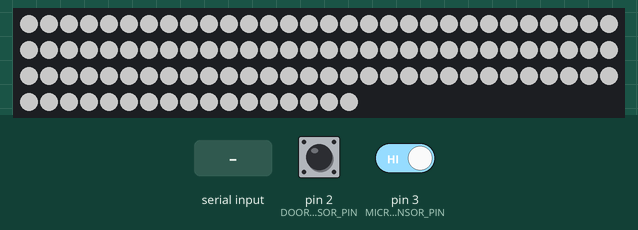
Simulated run of this sketch. Board: Arduino Uno, built with avr-gcc and run on an emulated ATmega328P. Parts: 107 RGB LEDs in strip order, left to right, continuing on the next row. The test bench sets the inputs (shaded band); at power-on: pin 2 (DOOR_SENSOR_PIN) LOW, pin 3 (MICRO_SENSOR_PIN) HIGH. Dim RGB values are drawn brighter than linear; what the sketch prints to the serial monitor is not drawn.

Above: at 1.2 s.
1.3 s: "beat\n" received over Serial
3.1 s: pin 2 (DOOR_SENSOR_PIN) pulsed HIGH 2 times (0.12 s each, 0.3 s apart)
5.2 s: pin 2 (DOOR_SENSOR_PIN) driven HIGH and pin 3 (MICRO_SENSOR_PIN) driven LOW
8.2 s: pin 3 (MICRO_SENSOR_PIN) driven HIGH
Timing chart, 0 to 10.7 s (numbered marks = the images above; inputs shaded):
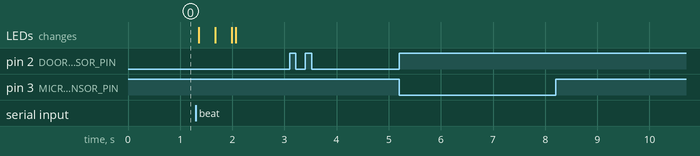

Measured:
- after the input at 3.1 s, every drawn part: stays the same
- after the input at 5.2 s, every drawn part: stays the same
- after the input at 8.2 s, every drawn part: stays the same

The sketch:

booth-arduino-led.ino
```cpp
#include "FastLED.h"
#include "lib8tion.h"

#define NUM_LEDS 107
CRGBArray<NUM_LEDS> leds;

// inputs
#define DOOR_SENSOR_PIN 2
#define MICRO_SENSOR_PIN 3
#define IR_SENSOR_PIN 4
#define PROX_SENSOR_PIN 5

// outputs
#define LED_PIN 8
#define PRIVACYFILM_PIN 6
#define OCCUPIED_PIN 7


char dataString[50] = {0};
uint16_t oldtime = millis();
uint16_t ntime = 0;

volatile bool triggerDoor = false;
volatile bool triggerMicro = false;
volatile bool triggerIR = false;
volatile bool triggerProximity = false;
bool triggerPulse = false;

int doorCounter = 0;
int microCounter = 0;
int irCounter = 0;
int proximityCounter = 0;
int state = 0;
int loopCounter = 0;

bool door = false;
bool micro = false;
bool ir = false;
bool proximity = false;


#define LED_IDLE_LEVEL 150


#define STATE_1_TIME 5
#define STATE_2_TIME 10
#define STATE_3_TIME 5
#define STATE_4_TIME 10

// state machine for heart beat pulse
// 0 = idle
// 1 = first beat
// 2 = fade...
// 3 = second beat
// 4 = fade...

void setup()
{
  Serial.begin(115200);              //Starting serial communication

// booth is likely GRB order
  FastLED.addLeds<WS2813, LED_PIN, GRB>(leds, NUM_LEDS).setCorrection( TypicalLEDStrip );
  FastLED.setBrightness(255);

  fill_solid(leds,leds.size(), CRGB(100,100,100)); // on by default -- default brightness is 100; pulse up to 200 for beat
  FastLED.show();

  pinMode(DOOR_SENSOR_PIN, INPUT);
  pinMode(MICRO_SENSOR_PIN, INPUT);
  pinMode(IR_SENSOR_PIN, INPUT);
  pinMode(PROX_SENSOR_PIN, INPUT);

  attachInterrupt(digitalPinToInterrupt(DOOR_SENSOR_PIN), triggerDoorSensor, FALLING);
  attachInterrupt(digitalPinToInterrupt(MICRO_SENSOR_PIN), triggerMicroSensor, RISING);
  attachInterrupt(digitalPinToInterrupt(IR_SENSOR_PIN), triggerIrSensor, FALLING);
  attachInterrupt(digitalPinToInterrupt(PROX_SENSOR_PIN), triggerProxSensor, RISING);
}


void triggerDoorSensor() {
  if (doorCounter <= 0)
    triggerDoor = true;
}

void triggerMicroSensor() {
  if (microCounter <= 0)
    triggerMicro = true;
}

void triggerIrSensor() {
  if (irCounter <= 0)
    triggerIR = true;
}

void triggerProxSensor() {
  if (proximityCounter <= 0)
    triggerProximity = true;
}

void loop() {
  uint16_t t = millis();
  uint16_t dt = t - oldtime;
  oldtime = t;

  delay(20);

  // process all the cooldown timers
  // after cooldown time expires, use polling to check if active state has ended
  if (doorCounter > 0)
  {
    doorCounter -= dt;
  } else if (door && digitalRead(DOOR_SENSOR_PIN) == HIGH)   // this is no longer active
  {
    door = false;
    Serial.println("door_off");
  }

  if (microCounter > 0)
  {
    microCounter -= dt;
  } else if (micro && digitalRead(MICRO_SENSOR_PIN) == LOW)
  {
    micro = false;
    Serial.println("micro_off");
  }

  if (irCounter > 0)
  {
    irCounter -= dt;
  } else if (ir && digitalRead(IR_SENSOR_PIN) == HIGH)
  {
    ir = false;
    Serial.println("ir_off");
  }

  if (proximityCounter > 0)
  {
    proximityCounter -= dt;
  } else if (proximity && digitalRead(PROX_SENSOR_PIN) == LOW)
  {
    proximity = false;
    Serial.println("proximity_off");
  }


  // process all interrupts to see if any of them have triggered
  // if one triggers, set up 5 second cool down time before it can trigger again
  if (triggerDoor)
  {
    triggerDoor = false;
    door = true;
    doorCounter = 5000;
    Serial.println("door_on");
  }
  if (triggerMicro)
  {
    triggerMicro = false;
    micro = true;
    microCounter = 5000;
    Serial.println("micro_on");
  }
  if (triggerIR)
  {
    triggerIR = false;
    ir = true;
    irCounter = 5000;
    Serial.println("ir_on");
  }
  if (triggerProximity)
  {
    triggerProximity = false;
    proximity = true;
    proximityCounter = 5000;
    Serial.println("proximity_on");
  }

  // now handle state machine for pulsing the light
  if (state == 0)
  {
    if (triggerPulse)   // trigger heart beat pulse
    {
      triggerPulse = false;
      loopCounter = STATE_1_TIME;
      state = 1;
    }
  } else if (state == 1)
  {
    int b = LED_IDLE_LEVEL + (20 * (5-loopCounter));
    fill_solid(leds,leds.size(), CRGB(b,b,b));
    FastLED.show();
    loopCounter--;
    if (loopCounter == 0)
    {
      state = 2;
      loopCounter  = STATE_2_TIME;
    }
  } else if (state == 2)
  {
    int b = LED_IDLE_LEVEL + (10 * loopCounter);
    fill_solid(leds,leds.size(), CRGB(b,b,b));
    FastLED.show();
    loopCounter--;
    if (loopCounter == 0)
    {
      state = 3;
      loopCounter  = STATE_3_TIME;
    }
  } else if (state == 3)
  {
    int b = LED_IDLE_LEVEL + (20 * (5-loopCounter));
    fill_solid(leds,leds.size(), CRGB(b,b,b));
    FastLED.show();
    loopCounter--;
    if (loopCounter == 0)
    {
      state = 4;
      loopCounter  = STATE_4_TIME;
    }
  } else if (state == 4)
  {
    int b = LED_IDLE_LEVEL + (10 * loopCounter);
    fill_solid(leds,leds.size(), CRGB(b,b,b));
    FastLED.show();
    loopCounter--;
    if (loopCounter == 0)
    {
      state = 0;
    }
  }

  // now handle incoming messages via serial
  if (Serial.available() > 0) {
    String data = Serial.readStringUntil('\n');
    if (data == "beat")
    {
      triggerPulse = true;
    }
  }
}
```
